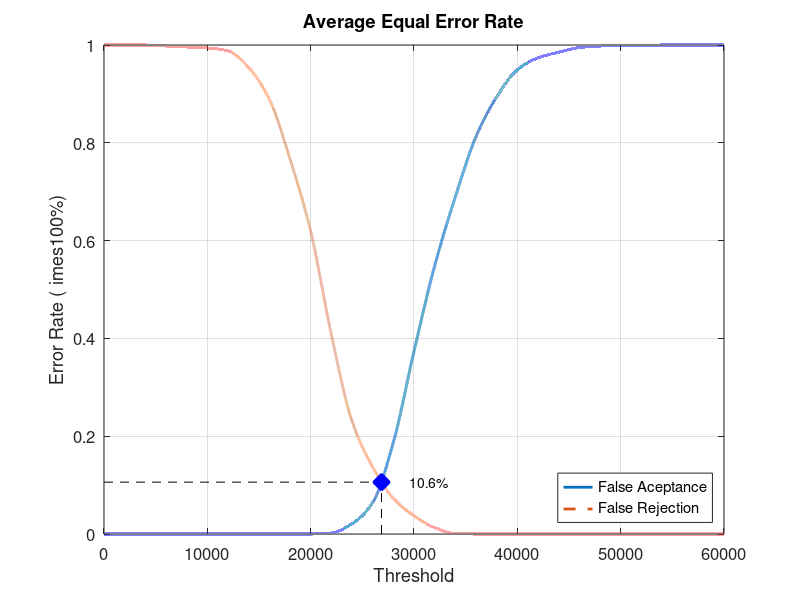
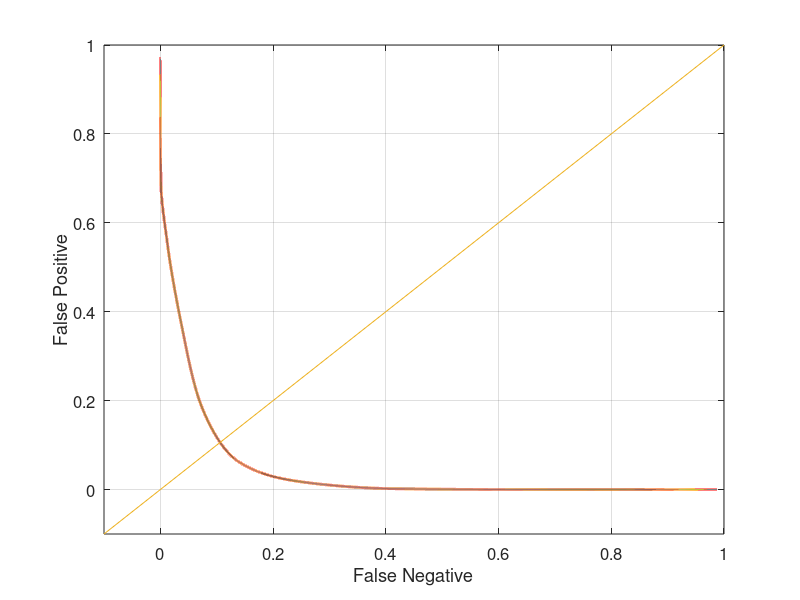

The MATLAB source for these figures, in order:
close all;
clear;
clc;
x = 0:2000:60000;
xq = 0:0.5:60000;

y0 = [0 0 0 0 0 0 0 0 0 0 0 0.00210526 0.0210526 0.0642105 0.187368 0.373684 0.548421 0.689474 0.812631 0.893684 0.949474 0.973684 0.985263 0.994737 0.997895 0.998947 0.998947 1 1 1 1]
yy0 = interp1(x, y0, xq, 'pchip');
y1 = [1 1 1 0.998 0.996 0.994 0.988 0.954 0.889 0.767 0.619 0.408 0.231 0.137 0.073 0.037 0.013 0.001 0 0 0 0 0 0 0 0 0 0 0 0 0]
yy1 = interp1(x, y1, xq, 'pchip');

% Calculating EER: 
y2 = abs(y0 - y1);
find(y2 == min(y2))
yy2 = abs(yy0 - yy1);
xEER = find(yy2 == min(yy2));
xEERIndex = xq(xEER) % X-axis EER
yEER = yy0(xEER) % Y-axis EER

main = figure
plot(xq, yy0,'-','LineWidth', 2);	hold on
plot(xq, yy1,'--','LineWidth', 2);	hold on
plot([xEERIndex xEERIndex], [0 yEER], 'k--');	hold on
plot([0 xEERIndex], [yEER yEER], 'k--');	hold on
plot(xEERIndex, yEER, 'bx', 'LineWidth', 10);	hold on
text(xEERIndex + 10 * xEERIndex / 100, yEER, [num2str(round((10000 * yEER)) / 100) '%'])
legend('False Aceptance', 'False Rejection', 'Location', 'SouthEast')
xlabel('Threshold')
ylabel('Error Rate (	imes100%)')
title('Average Equal Error Rate')
set(gca, 'FontSize', 12)
axis([0 60000 0 1])
grid on

print(main, 'Database2AverageMain', '-dpng');
FNRxFPR = figure('Color', [1 1 1]);
plot(yy1, yy0, '-', yy1, yy0, 'LineWidth', 2);
hold on
y = -0.1:0.1:1
plot(y, y); 
set(gca, 'FontSize', 12)
xlabel('False Negative')
ylabel('False Positive')
axis([-0.1 1 -0.1 1])
set(gca, 'FontSize', 12)
grid on

print(FNRxFPR, 'Database2AverageFNRxFPR','-dpng');
